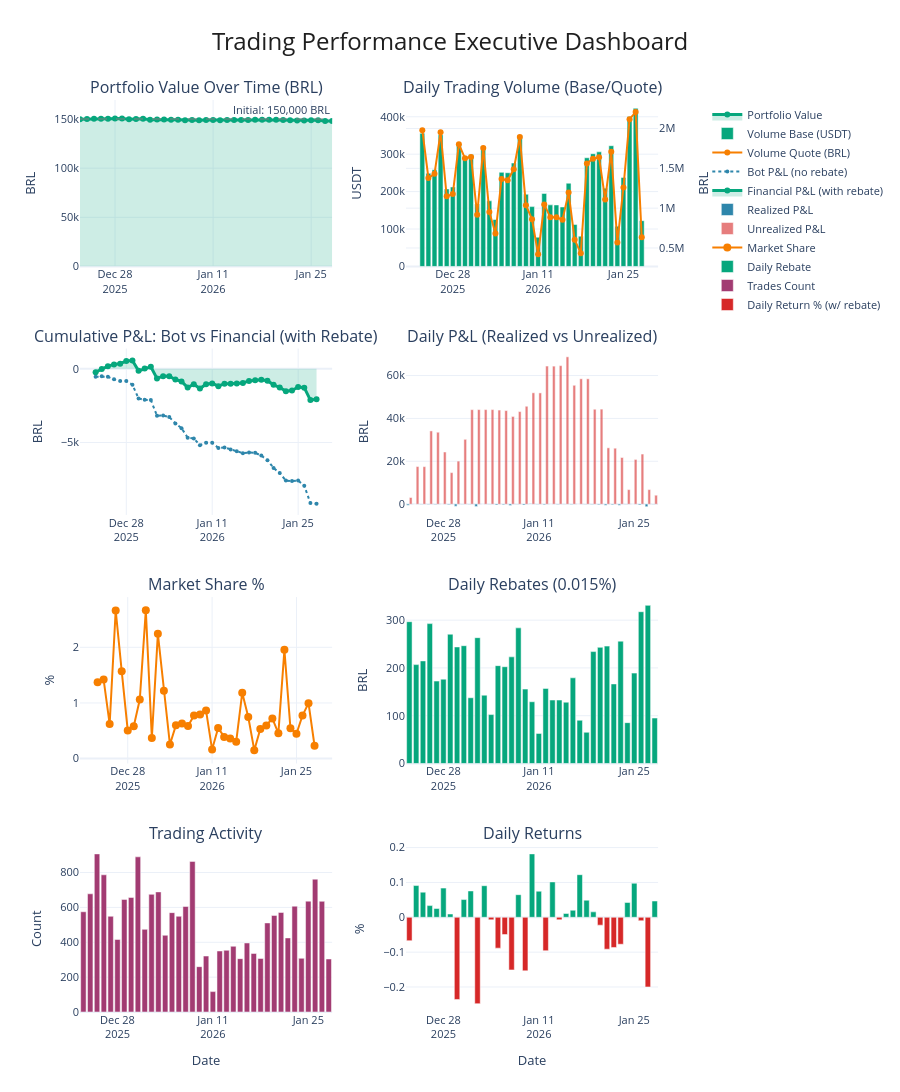

Notebook code cell kept with this figure:
### Code cell
"""
Hummingbot Trading Performance Analysis

This notebook uses the modular brigado_v2 analysis framework to generate
comprehensive trading performance reports.

Architecture:
- data_loader.py: Loads raw data from SQLite
- trade_enricher.py: Enriches trades with controller attribution
- performance_calculator.py: Calculates daily metrics
- visualizer.py: Creates executive dashboards
- pdf_generator.py: Generates professional PDF reports
- analyzer.py: Main orchestrator

For details on each module, see the respective .py files with TODO sections.

NOTE: If you get errors about missing methods, restart the kernel to reload updated code.
"""

import asyncio
from research_notebooks.brigado_v2.analyzer import analyze_trading_performance

# Configuration
DB_NAME = "pmm-mister-20-1-20251223-1025-20251223-102533.sqlite"
ROOT_PATH = "/Users/tomasgaudino/PycharmProjects/quants-lab"
SERVER_NAME = "brigado_server"
REBATE_PCT = 0.015 / 100  # 0.015% Binance rebate

# Run complete analysis
analyzer = await analyze_trading_performance(
    db_name=DB_NAME,
    root_path=ROOT_PATH,
    server_name=SERVER_NAME,
    rebate_pct=REBATE_PCT,
    use_standard_naming=True  # Use smart file naming with dates
)
